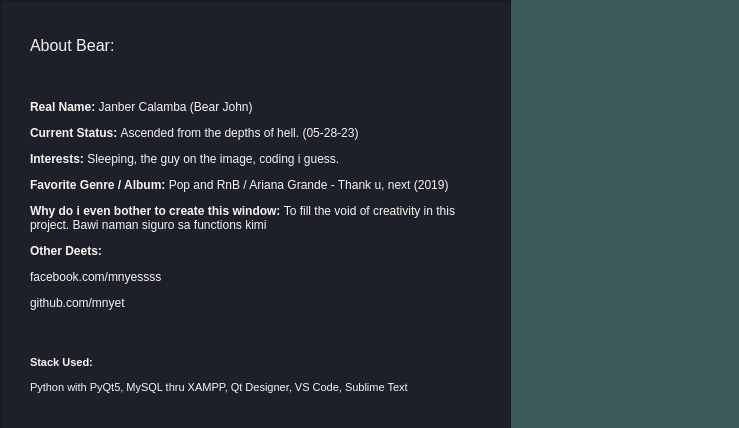
<?xml version="1.0" encoding="UTF-8"?>
<ui version="4.0">
 <class>MainWindow</class>
 <widget class="QMainWindow" name="MainWindow">
  <property name="geometry">
   <rect>
    <x>0</x>
    <y>0</y>
    <width>739</width>
    <height>428</height>
   </rect>
  </property>
  <property name="windowTitle">
   <string>About Dev</string>
  </property>
  <widget class="QWidget" name="centralwidget">
   <widget class="QFrame" name="frame">
    <property name="geometry">
     <rect>
      <x>510</x>
      <y>0</y>
      <width>231</width>
      <height>431</height>
     </rect>
    </property>
    <property name="autoFillBackground">
     <bool>false</bool>
    </property>
    <property name="styleSheet">
     <string notr="true">background-color: #3a5a5c;</string>
    </property>
    <property name="frameShape">
     <enum>QFrame::StyledPanel</enum>
    </property>
    <property name="frameShadow">
     <enum>QFrame::Raised</enum>
    </property>
    <widget class="QLabel" name="label">
     <property name="geometry">
      <rect>
       <x>-150</x>
       <y>0</y>
       <width>431</width>
       <height>431</height>
      </rect>
     </property>
     <property name="text">
      <string/>
     </property>
     <property name="pixmap">
      <pixmap>../../../../OneDrive/Aone Takanobu/5b0c2ef3-c279-4408-bce8-5f28cf157219.png</pixmap>
     </property>
    </widget>
   </widget>
   <widget class="QFrame" name="frame_2">
    <property name="geometry">
     <rect>
      <x>0</x>
      <y>0</y>
      <width>511</width>
      <height>431</height>
     </rect>
    </property>
    <property name="styleSheet">
     <string notr="true">background-color: #1e2029;
</string>
    </property>
    <property name="frameShape">
     <enum>QFrame::StyledPanel</enum>
    </property>
    <property name="frameShadow">
     <enum>QFrame::Raised</enum>
    </property>
    <widget class="QLabel" name="label_2">
     <property name="geometry">
      <rect>
       <x>30</x>
       <y>30</y>
       <width>121</width>
       <height>31</height>
      </rect>
     </property>
     <property name="font">
      <font>
       <pointsize>12</pointsize>
      </font>
     </property>
     <property name="styleSheet">
      <string notr="true">color: #f7f3f0;</string>
     </property>
     <property name="text">
      <string>&lt;html&gt;&lt;head/&gt;&lt;body&gt;&lt;p&gt;About Bear:&lt;/p&gt;&lt;/body&gt;&lt;/html&gt;</string>
     </property>
    </widget>
    <widget class="QLabel" name="label_3">
     <property name="geometry">
      <rect>
       <x>30</x>
       <y>70</y>
       <width>451</width>
       <height>271</height>
      </rect>
     </property>
     <property name="font">
      <font>
       <pointsize>12</pointsize>
      </font>
     </property>
     <property name="styleSheet">
      <string notr="true">color: #f7f3f0;</string>
     </property>
     <property name="text">
      <string>&lt;html&gt;&lt;head/&gt;&lt;body&gt;&lt;p&gt;&lt;span style=&quot; font-size:9pt; font-weight:600;&quot;&gt;Real Name: &lt;/span&gt;&lt;span style=&quot; font-size:9pt;&quot;&gt;Janber Calamba (Bear John)&lt;/span&gt;&lt;/p&gt;&lt;p&gt;&lt;span style=&quot; font-size:9pt; font-weight:600;&quot;&gt;Current Status: &lt;/span&gt;&lt;span style=&quot; font-size:9pt;&quot;&gt;Ascended from the depths of hell. (05-28-23)&lt;/span&gt;&lt;/p&gt;&lt;p&gt;&lt;span style=&quot; font-size:9pt; font-weight:600;&quot;&gt;Interests: &lt;/span&gt;&lt;span style=&quot; font-size:9pt;&quot;&gt;Sleeping, the guy on the image, coding i guess.&lt;/span&gt;&lt;/p&gt;&lt;p&gt;&lt;span style=&quot; font-size:9pt; font-weight:600;&quot;&gt;Favorite Genre / Album: &lt;/span&gt;&lt;span style=&quot; font-size:9pt;&quot;&gt;Pop and RnB / Ariana Grande - Thank u, next (2019)&lt;/span&gt;&lt;/p&gt;&lt;p&gt;&lt;span style=&quot; font-size:9pt; font-weight:600;&quot;&gt;Why do i even bother to create this window: &lt;/span&gt;&lt;span style=&quot; font-size:9pt;&quot;&gt;To fill the void of creativity in this project. Bawi naman siguro sa functions kimi&lt;/span&gt;&lt;/p&gt;&lt;p&gt;&lt;span style=&quot; font-size:9pt; font-weight:600;&quot;&gt;Other Deets:&lt;/span&gt;&lt;/p&gt;&lt;p&gt;&lt;span style=&quot; font-size:9pt;&quot;&gt;facebook.com/mnyessss&lt;/span&gt;&lt;/p&gt;&lt;p&gt;&lt;span style=&quot; font-size:9pt;&quot;&gt;github.com/mnyet&lt;/span&gt;&lt;/p&gt;&lt;/body&gt;&lt;/html&gt;</string>
     </property>
     <property name="wordWrap">
      <bool>true</bool>
     </property>
    </widget>
    <widget class="QLabel" name="label_4">
     <property name="geometry">
      <rect>
       <x>30</x>
       <y>350</y>
       <width>441</width>
       <height>51</height>
      </rect>
     </property>
     <property name="font">
      <font>
       <pointsize>12</pointsize>
      </font>
     </property>
     <property name="styleSheet">
      <string notr="true">color: #f7f3f0;</string>
     </property>
     <property name="text">
      <string>&lt;html&gt;&lt;head/&gt;&lt;body&gt;&lt;p&gt;&lt;span style=&quot; font-size:8pt; font-weight:600;&quot;&gt;Stack Used:&lt;/span&gt;&lt;/p&gt;&lt;p&gt;&lt;span style=&quot; font-size:8pt;&quot;&gt;Python with PyQt5, MySQL thru XAMPP, Qt Designer, VS Code, Sublime Text&lt;/span&gt;&lt;/p&gt;&lt;/body&gt;&lt;/html&gt;</string>
     </property>
     <property name="wordWrap">
      <bool>true</bool>
     </property>
    </widget>
   </widget>
  </widget>
 </widget>
 <resources/>
 <connections/>
</ui>
